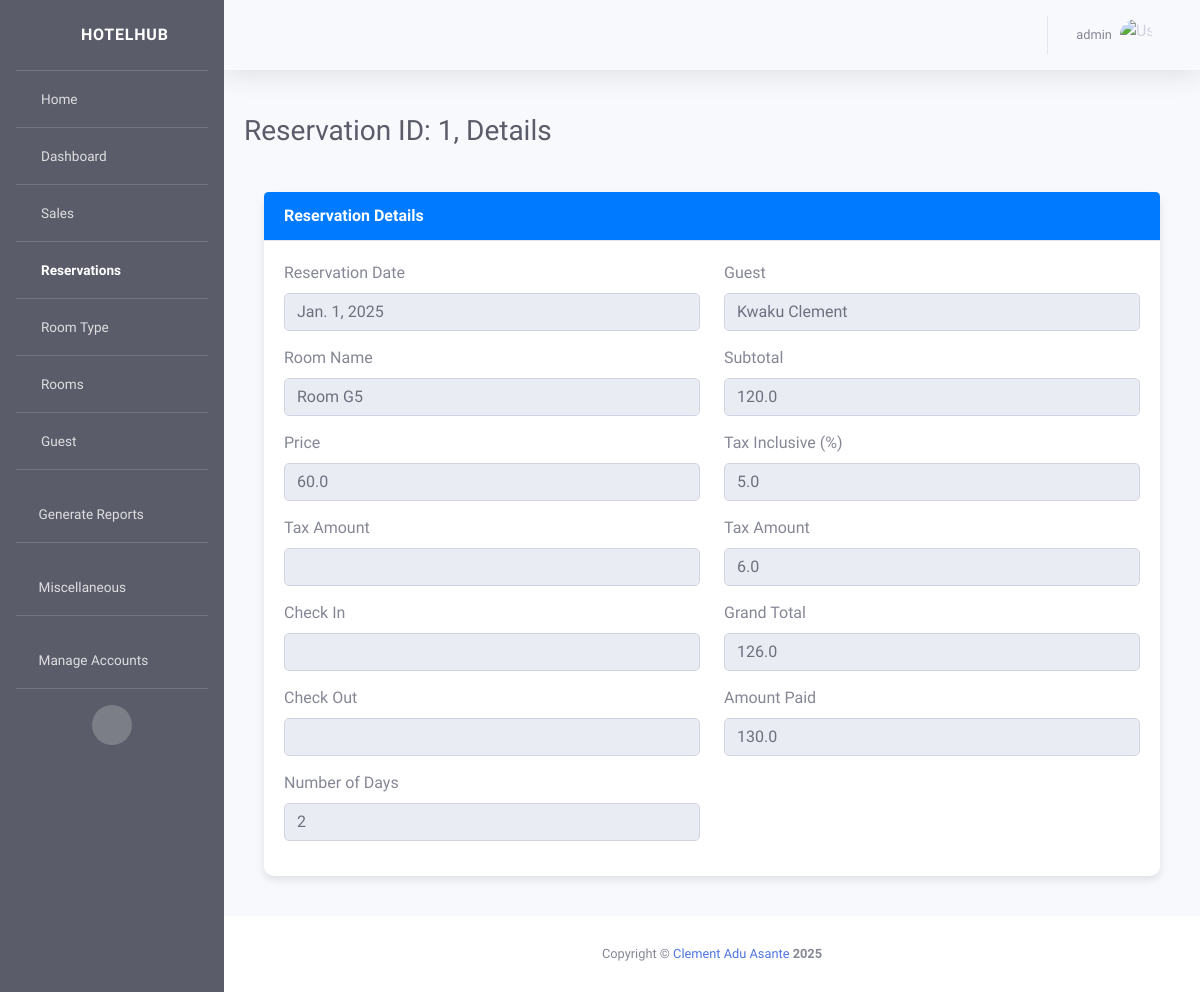
Page /reservations/reservations/1/ (signed in) on the committed database.
### authentication/models.py (models this page shows, shortened)
class Users(AbstractBaseUser, PermissionsMixin):
    ROLE_CHOICES = [
        ('admin', 'Admin'),
        ('receptionist', 'Receptionist'),
        ('manager', 'Manager'),
        ('seller', 'Seller')
    ]
    first_name = models.CharField(max_length=256, blank=False, null=False)
    last_name = models.CharField(max_length=256, blank=False, null=False)
    username = models.CharField(max_length=256, unique=True, blank=False, null=False)
    role = models.CharField(max_length=20, choices=ROLE_CHOICES)
    phone = models.CharField(max_length=30, blank=False, null=False)
    address = models.TextField(max_length=256, blank=False, null=False)
    is_active = models.BooleanField(default=True)
    is_staff = models.BooleanField(default=False)
    last_login = models.DateTimeField(null=True, blank=True)
    objects = CustomUserManager()
    USERNAME_FIELD = 'username'
    REQUIRED_FIELDS = []
    class Meta:
        db_table = 'Users'

### reservations/models.py (models this page shows, shortened)
class Reservation(models.Model):
    STATUS_CHOICES = [
        ('Pending', 'Pending'),
        ('Checked In', 'Checked In'),
        ('Checked Out', 'Checked Out'),
        ('Canceled', 'Canceled'),
    ]
    is_deleted = models.BooleanField(default=False)
    deleted_at = models.DateTimeField(null=True, blank=True)
    deleted_by = models.ForeignKey(
        settings.AUTH_USER_MODEL,
        on_delete=models.SET_NULL,
        null=True,
        related_name='deleted_reservations'
    )
    reservation_date = models.DateField(default=now)
    check_in = models.DateTimeField(null=True, blank=True)
    check_out = models.DateTimeField(null=True, blank=True)
    guest = models.ForeignKey(Guest, on_delete=models.CASCADE)
    sub_total = models.FloatField(default=0)
    grand_total = models.FloatField(default=0)
    tax_amount = models.FloatField(default=0)
    tax_percentage = models.FloatField(default=0)
    amount_payed = models.FloatField(default=0)
    amount_change = models.FloatField(default=0)
    status = models.CharField(max_length=20, choices=STATUS_CHOICES, default='Pending')
    created_by = models.ForeignKey(settings.AUTH_USER_MODEL, on_delete=models.CASCADE, null=True, blank=True)
    class Meta:
        db_table = "Reservations"

class ReservationDetail(models.Model):
    reservation = models.ForeignKey(Reservation, on_delete=models.CASCADE)
    room = models.ForeignKey(Room, on_delete=models.CASCADE)
    price = models.FloatField()
    total_detail = models.FloatField()
    days = models.IntegerField(default=1)

### rooms/models.py (models this page shows, shortened)
class Room(models.Model):
    STATUS_CHOICES = (
        ("ACTIVE", "Active"),
        ("INACTIVE", "Inactive")
    )
    name = models.CharField(max_length=256)
    description = models.TextField(max_length=256)
    status = models.CharField(
        choices=STATUS_CHOICES,
        max_length=100,
        verbose_name="Status of the room",
    )
    room_type = models.ForeignKey(
        RoomType, related_name="room_type", on_delete=models.CASCADE, db_column='room_type')
    price = models.FloatField(default=0)
    class Meta:
        db_table = "Room"

### guests/models.py (models this page shows, shortened)
class Guest(models.Model):
    first_name = models.CharField(max_length=256)
    last_name = models.CharField(max_length=256, blank=True, null=True)
    address = models.TextField(max_length=256, blank=True, null=True)
    national_id = models.TextField(max_length=256, blank=True, null=True)
    phone = models.CharField(max_length=30, blank=True, null=True)
    created_at = models.DateField(default=now)
    class Meta:
        db_table = 'Guests'
    def get_full_name(self):
        return f"{self.first_name} {self.last_name}"

### reservations/views.py (the view)
# urls.py: path('reservations/<int:reservation_id>/', views.reservations_details_view, name='reservations_details'),
@login_required(login_url="/authentication/login/")
def reservations_details_view(request, reservation_id):
    reservation = get_object_or_404(Reservation.objects.select_related("guest"), id=reservation_id)
    context = {
        "active_icon": "reservations",
        "reservation": reservation,
        "details": ReservationDetail.objects.filter(reservation=reservation),
    }
    if request.user.is_authenticated:
        action = f"Viewed reservation details: {reservation.id}"
        details = f"User: {request.user.username}, IP: {request.META.get('REMOTE_ADDR')}, User-Agent: {request.META.get('HTTP_USER_AGENT')}"
        ip_address = request.META.get('REMOTE_ADDR')
        mac_address = get_mac_address()
        ActivityLog.objects.create(
            user=request.user,
            action=action,
            details=details,
            ip_address=ip_address,
            mac_address=mac_address
        )
    return render(request, "reservations_details.html", context=context)

### activitylog/activity_logger.py (called while the page is built)
    def __call__(self, request):
        response = self.get_response(request)
        if request.user.is_authenticated:
            action = f"{request.method} {request.path}"
            details = f"User: {request.user.username}, IP: {request.META.get('REMOTE_ADDR')}, User-Agent: {request.META.get('HTTP_USER_AGENT')}"
            ip_address = request.META.get('REMOTE_ADDR')
            mac_address = self.get_mac_address()
            ActivityLog.objects.create(
                user=request.user,
                action=action,
                details=details,
                ip_address=ip_address,
                mac_address=mac_address
            )
        return response

    def get_mac_address(self):
        mac_num = hex(uuid.getnode()).replace('0x', '').upper()
        mac = '-'.join(mac_num[i: i+2] for i in range(0, 11, 2))
        return mac

### activitylog/views.py (called while the page is built)
def get_mac_address():
    mac_num = hex(uuid.getnode()).replace('0x', '').upper()
    mac = '-'.join(mac_num[i: i+2] for i in range(0, 11, 2))
    return mac

### reservations/templates/reservations_details.html (shortened to what this page needs)
{% extends "base.html" %}
{% load static %}
{% block stylesheets %}
<link href="{% static 'vendor/datatables/dataTables.bootstrap4.min.css' %}" rel="stylesheet">
<link href="{%static 'assets/select2/select2.min.css' %}" rel="stylesheet">
<link rel="stylesheet" href="{%static 'assets/select2/select2-bootstrap4.min.css' %}">
<link rel="stylesheet" href="{% static 'assets/bootstrap-touchspin-master/src/jquery.bootstrap-touchspin.css' %}">
{% endblock stylesheets %}
{% block heading %}Reservation ID: {{ reservation.id }}, Details{% endblock heading %}
{% block content %}
<div class="container-fluid">
    <form action="{% url 'reservations:reservations_edit' reservation.id %}" class="reservationForm" method="post">
        <div class="card">
            <div class="card-header">Reservation Details</div>
            <div class="card-body">
                <div class="row">
                    {% for detail in details %}
                    <div class="col-md-6">
                        <div class="form-group">
                            <label for="reservation_date">Reservation Date</label>
                            <input type="text" class="form-control" id="reservation_date" value="{{ reservation.reservation_date }}" readonly>
                        </div>
                        <div class="form-group">
                            <label for="room_name">Room Name</label>
                            <input type="text" class="form-control" id="room_name" value="{{ detail.room.name }}" readonly>
                        </div>
                        <div class="form-group">
                            <label for="price">Price</label>
                            <input type="text" class="form-control" id="price" value="{{ detail.price }}" readonly>
                        </div>
                        <div class="form-group">
                            <label for="tax_amount">Tax Amount</label>
                            <input type="text" class="form-control" id="tax_amount" value="{{ detail.check_in }}" readonly>
                        </div>
                        <div class="form-group">
                            <label for="check_in">Check In</label>
                            <input type="text" class="form-control" id="check_in" value="{{ detail.check_out }}" readonly>
                        </div>
                        <div class="form-group">
                            <label for="check_out">Check Out</label>
                            <input type="text" class="form-control" id="check_out" value="{{ detail.check_out }}" readonly>
                        </div>
                        <div class="form-group">
                            <label for="days">Number of Days</label>
                            <input type="text" class="form-control" id="days" value="{{ detail.days }}" readonly>
                        </div>
                    </div>
                    <div class="col-md-6">
                        <div class="form-group">
                            <label for="guest">Guest</label>
                            <input type="text" class="form-control" id="guest" value="{{ reservation.guest.get_full_name }}" readonly>
                        </div>
                        <div class="form-group">
                            <label for="sub_total">Subtotal</label>
                            <input type="text" class="form-control" id="sub_total" value="{{ reservation.sub_total }}" readonly>
                        </div>
                        <div class="form-group">
                            <label for="tax_percentage">Tax Inclusive (%)</label>
                            <input type="text" class="form-control" id="tax_percentage" value="{{ reservation.tax_percentage }}" readonly>
                        </div>
                        <div class="form-group">
                            <label for="tax_amount_total">Tax Amount</label>
                            <input type="text" class="form-control" id="tax_amount_total" value="{{ reservation.tax_amount }}" readonly>
                        </div>
                        <div class="form-group">
                            <label for="grand_total">Grand Total</label>
                            <input type="text" class="form-control" id="grand_total" value="{{ reservation.grand_total }}" readonly>
                        </div>
                        <div class="form-group">
                            <label for="amount_payed">Amount Paid</label>
                            <input type="text" class="form-control" id="amount_payed" value="{{ reservation.amount_payed }}" readonly>
                        </div>
                    </div>
                    {% endfor %}
                </div>
            </div>
        </div>
    </form>
</div>
{% endblock content %}

### templates/navbar.html (shortened to what this page needs)
{% load static %}
<nav class="navbar navbar-expand navbar-light bg-gradient topbar mb-4 static-top shadow">
    <ul class="navbar-nav ml-auto">
        <li class="nav-item dropdown">
            <a class="nav-link dropdown-toggle" href="#" id="userDropdown" role="button" data-toggle="dropdown" aria-expanded="false">
                <span class="mr-2 d-none d-lg-inline text-gray-600 small">{{ request.user.username }}</span>
                <img class="img-profile rounded-circle" src="{% static 'img/undraw_profile.svg' %}" alt="User Profile">
            </a>
        </li>
    </ul>
</nav>

### reservations/templates/reservations_details.html (style rules this page uses)
.container-fluid { padding: 20px; }
.card { border: none; box-shadow: 0 4px 8px rgba(0, 0, 0, 0.1); border-radius: 10px; }
.card-header { background-color: #007bff; color: white; font-weight: bold; border-radius: 10px 10px 0 0; }
.card-body { padding: 20px; }
.form-group { margin-bottom: 15px; }
.form-control { border-radius: 5px; }

### rows in the picture
Users: user.username "admin"
Reservation: id "1", reservation_date "Jan. 1, 2025", guest.get_full_name "Kwaku Clement", sub_total "120.0", tax_percentage "5.0", tax_amount "6.0", grand_total "126.0", amount_payed "130.0"
ReservationDetail: room.name "Room G5", price "60.0", days "2"
